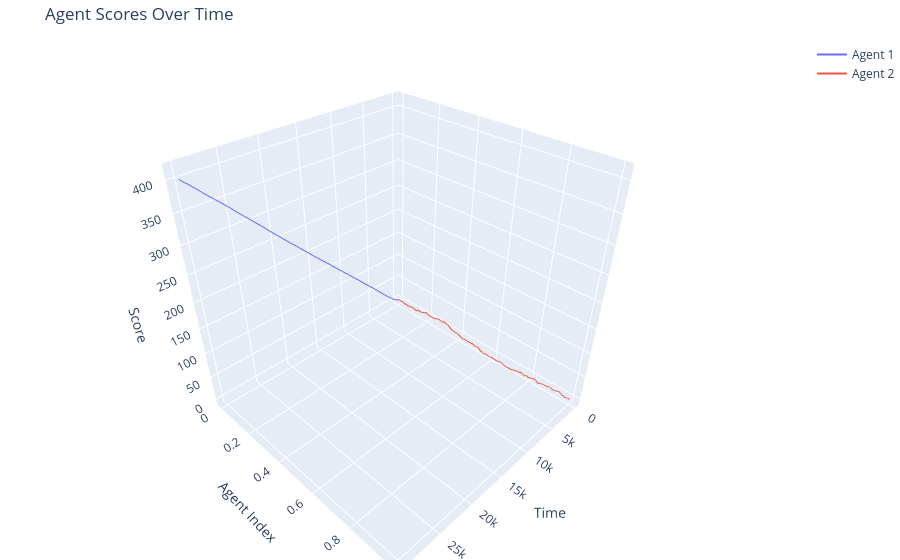

Notebook cell for this chart:
### Code cell
### 3D plot of individual agent preformance

# Create a figure
fig = go.Figure()

# Create time values
time = np.arange(t_max)

# Add traces for each agent
for i in range(len(Agent_score_list)):
    fig.add_trace(go.Scatter3d(
        x=time, 
        y=np.full_like(time, i),  # Agent index
        z=Agent_score_list[i], 
        mode='lines',
        name=f'Agent {i+1}'
    ))

# Update layout
fig.update_layout(
    scene=dict(
        xaxis_title='Time',
        yaxis_title='Agent Index',
        zaxis_title='Score'
    ),
    title='Agent Scores Over Time',
    margin=dict(l=0, r=0, b=0, t=40)
)

# Show the interactive plot
fig.show()

### Figure 1 — Plotly figure (JSON) as saved in the notebook; plotly's stock layout.template omitted (floating-point values rounded to 4 significant figures; data arrays with more than 128 entries replaced by an {"elided": "..."} marker saying what was removed)
{"data": [{"mode": "lines", "name": "Agent 1", "type": "scatter3d", "x": {"elided": "30000 int values"}, "y": {"elided": "30000 int values"}, "z": {"elided": "30000 float values"}}, {"mode": "lines", "name": "Agent 2", "type": "scatter3d", "x": {"elided": "30000 int values"}, "y": {"elided": "30000 int values"}, "z": {"elided": "30000 float values"}}], "layout": {"autosize": true, "margin": {"b": 0, "l": 0, "r": 0, "t": 40}, "scene": {"aspectmode": "auto", "aspectratio": {"x": 1, "y": 1, "z": 1}, "xaxis": {"title": {"text": "Time"}, "type": "linear"}, "yaxis": {"title": {"text": "Agent Index"}, "type": "linear"}, "zaxis": {"title": {"text": "Score"}, "type": "linear"}}, "title": {"text": "Agent Scores Over Time"}}}
